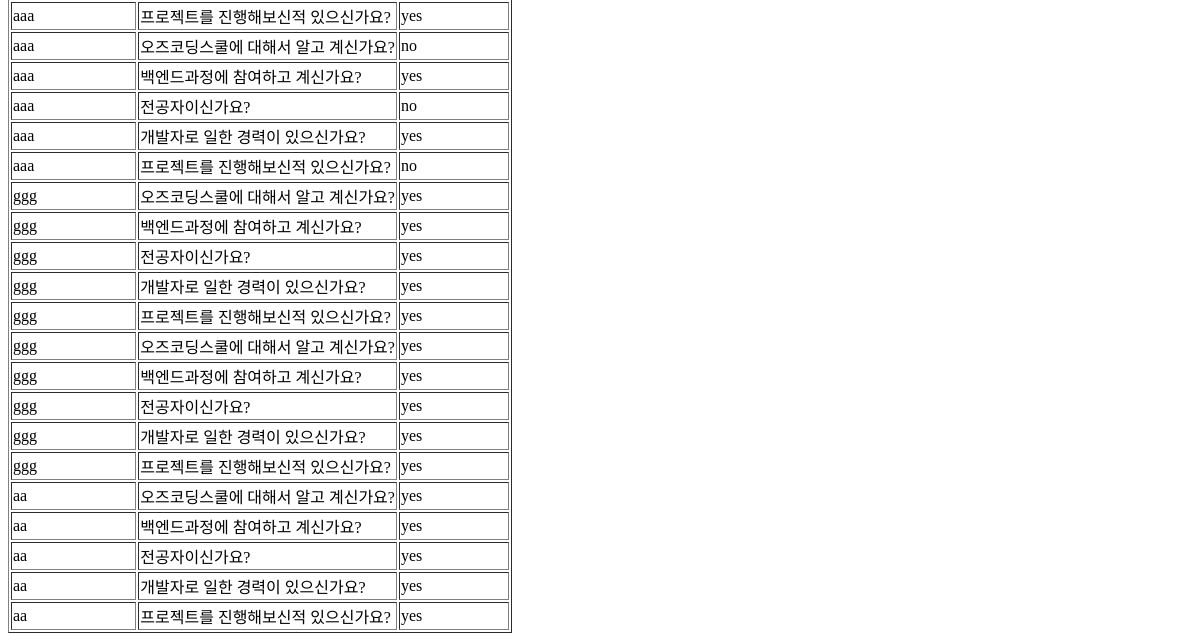
Page /admin/dashboard/question-list (signed in, lower part) on the earlier database version.
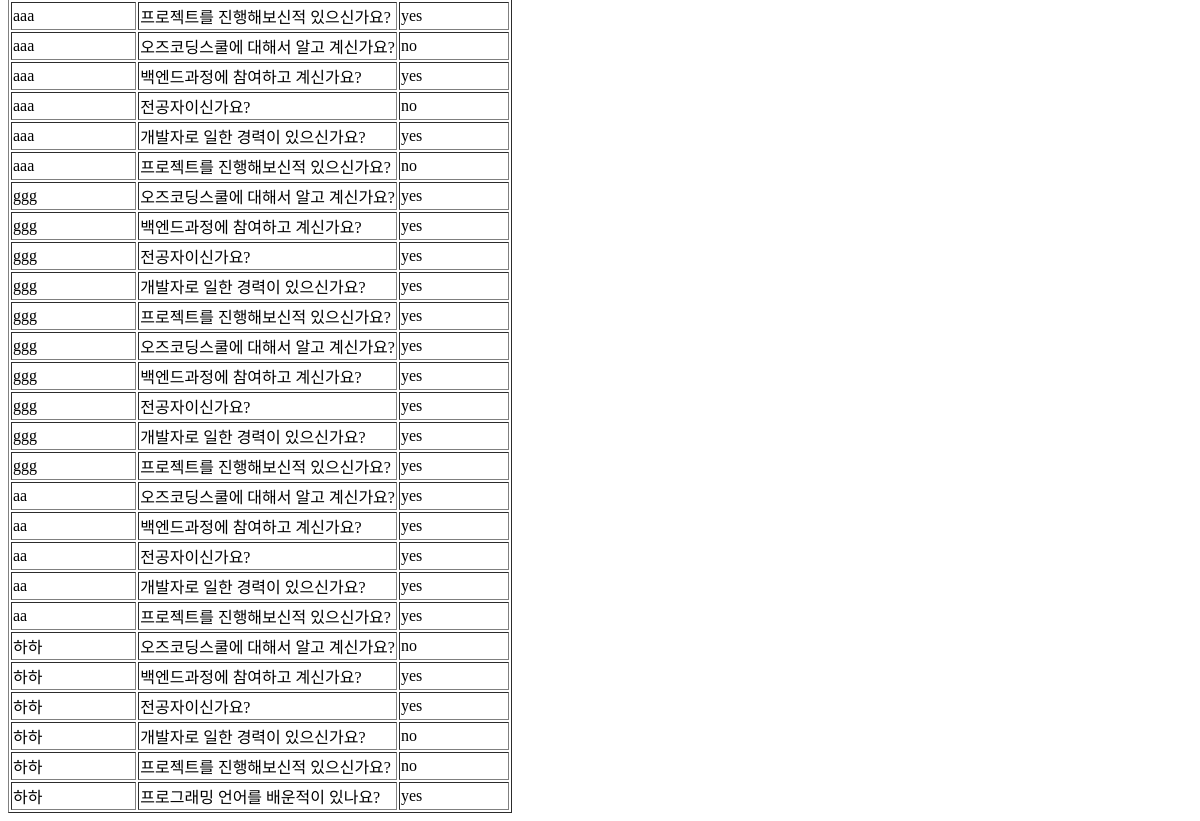
Same page on the later database version.
### app/models.py (models this page shows)
class Answer(db.Model):
    __tablename__ = "answers"
    id = db.Column(db.Integer, primary_key=True)
    chosen_answer = db.Column(db.String(255))
    participant_id = db.Column(db.Integer, db.ForeignKey("participants.id"))
    question_id = db.Column(db.Integer, db.ForeignKey("questions.id"))
    participant = db.relationship("Participant", backref="answers")
    question = db.relationship("Question", backref="answers")

class Participant(db.Model):
    __tablename__ = "participants"
    id = db.Column(db.Integer, primary_key=True)
    name = db.Column(db.String(80))
    age = db.Column(db.Integer)
    gender = db.Column(db.String(20))
    created_at = db.Column(db.DateTime, default=datetime.now(timezone('Asia/Seoul')))

class Question(db.Model):
    __tablename__ = "questions"
    id = db.Column(db.Integer, primary_key=True)
    content = db.Column(db.String(255))
    order_num = db.Column(db.Integer)
    is_active = db.Column(db.Boolean, default=True)

### app/routes.py (the view)
@admin.route("/dashboard/question-list", methods=["GET"])
@login_required
def question_list():
    answers = Answer.query.all()
    return render_template("quiz_list.html", answers=answers)

### app/routes.py (called while the page is built)
def login_required(f):
    @wraps(f)
    def decorated_function(*args, **kwargs):
        if "admin_logined" not in session:
            return redirect(url_for("admin.login"))
        return f(*args, **kwargs)
    return decorated_function

### app/templates/quiz_list.html (shortened to what this page needs)
<!DOCTYPE html>
<html lang="en">
<head>
</head>
<body>
    <table border="1">
        <tbody>
            {% for answer in answers %}
                <tr>
                    <td>{{ answer.participant.name }}</td>
                    <td>{{ answer.question.content }}</td>
                    <td>{{ answer.chosen_answer }}</td>
                </tr>
            {% endfor %}
        </tbody>
    </table>
</body>
</html>

Differences in the rows shown:
added Answer: participant.name "하하", question.content "오즈코딩스쿨에 대해서 알고 계신가요?", chosen_answer "no"
added Answer: participant.name "하하", question.content "백엔드과정에 참여하고 계신가요?", chosen_answer "yes"
added Answer: participant.name "하하", question.content "전공자이신가요?", chosen_answer "yes"
added Answer: participant.name "하하", question.content "개발자로 일한 경력이 있으신가요?", chosen_answer "no"
added Answer: participant.name "하하", question.content "프로젝트를 진행해보신적 있으신가요?", chosen_answer "no"
added Answer: participant.name "하하", question.content "프로그래밍 언어를 배운적이 있나요?", chosen_answer "yes"
